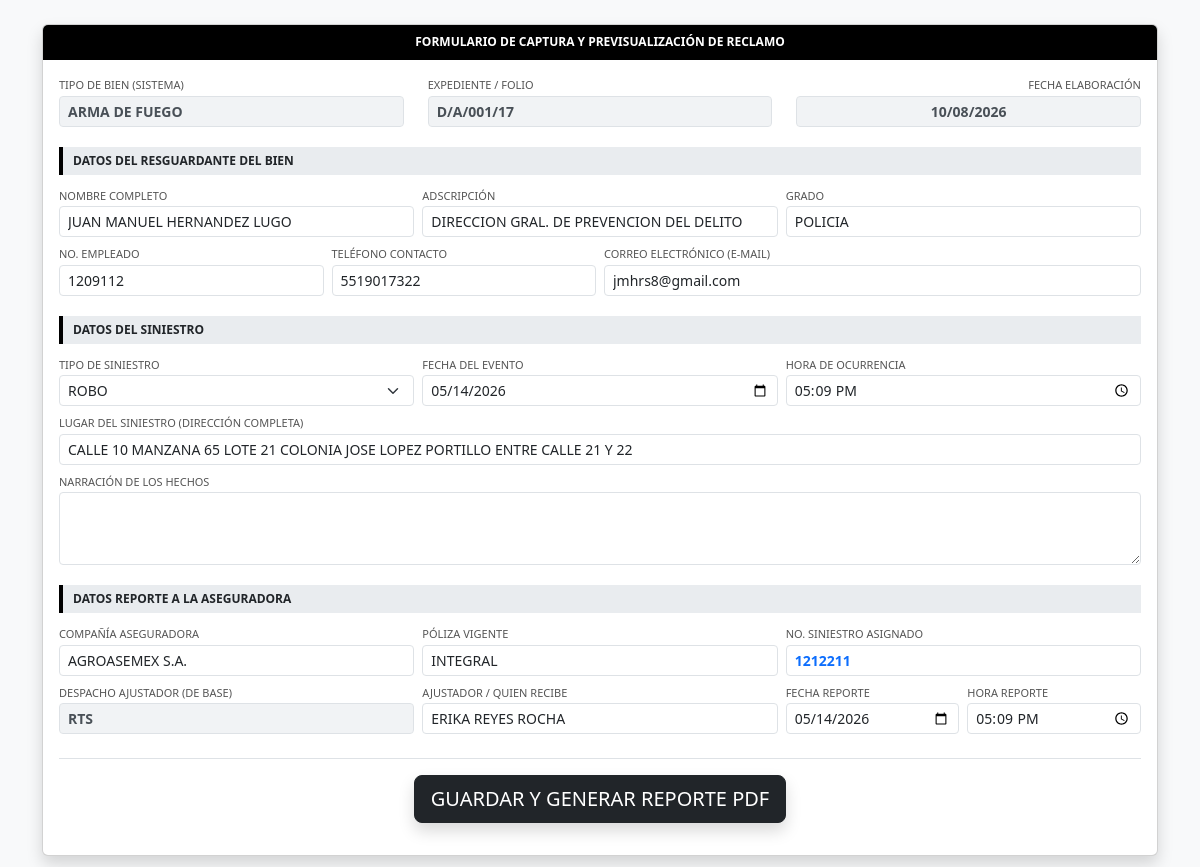
/modulos/armas/captura_siniestro_armas.php?id=6138, run on the app's committed database.
### tables this page shows
CREATE TABLE `inventario_armas` (
  `id` int NOT NULL AUTO_INCREMENT,
  `poliza` text,
  `tipo_bien` text,
  `tipo_siniestro` text,
  `anio_vigencia` year DEFAULT NULL,
  `fecha_siniestro_1` date DEFAULT NULL,
  `no_siniestro` text,
  `despacho` text,
  `aseguradora` text,
  `status_seguro` text,
  `no_expediente` text,
  `tipo_dano` text,
  `fecha_reclamacion` date DEFAULT NULL,
  `mes_reclamacion` varchar(50) DEFAULT NULL,
  `marca` text,
  `modelo` text,
  `serie_matricula_1` text,
  `status_tramite` varchar(255) DEFAULT NULL,
  `status_interno` text,
  `siniestro_detalle` text,
  `importe_convenio` decimal(15,2) DEFAULT '0.00',
  `tipo_pago` varchar(100) DEFAULT NULL,
  `comprobante_pago` text,
  `fecha_acuse` date DEFAULT NULL,
  `dias_transcurridos` int DEFAULT NULL,
  `folio_sdra` text,
  `of_recibido` text,
  `no_oficio` text,
  `bienes_diversos` text,
  `candado_manos` int DEFAULT '0',
  `armas` int DEFAULT '0',
  `cargador` int DEFAULT '0',
  `cartuchos` int DEFAULT '0',
  `cascos` int DEFAULT '0',
  `escudos` int DEFAULT '0',
  `chalecos` int DEFAULT '0',
  `atendio` text,
  `digitalizado` varchar(10) DEFAULT 'NO',
  `observaciones_grales` text,
  `matricula_o_serie_2` text,
  `fecha_siniestro_2` date DEFAULT NULL,
  PRIMARY KEY (`id`)
);

CREATE TABLE `espejo_siniestros_armas` (
  `id_arma` int NOT NULL,
  `fecha_elaboracion` date DEFAULT NULL,
  `nombre_resguardante` varchar(255) DEFAULT NULL,
  `grado` varchar(100) DEFAULT NULL,
  `no_empleado` varchar(50) DEFAULT NULL,
  `adscripcion` varchar(255) DEFAULT NULL,
  `telefono` varchar(50) DEFAULT NULL,
  `email` varchar(100) DEFAULT NULL,
  `tipo_siniestro` varchar(100) DEFAULT NULL,
  `fecha_siniestro` date DEFAULT NULL,
  `hora_siniestro` time DEFAULT NULL,
  `lugar_siniestro` text,
  `narracion` text,
  `aseguradora` varchar(100) DEFAULT NULL,
  `fecha_reporte` date DEFAULT NULL,
  `hora_reporte` time DEFAULT NULL,
  `no_siniestro_seguro` varchar(100) DEFAULT NULL,
  `despacho_ajustador` varchar(255) DEFAULT NULL,
  `nombre_recibe` varchar(255) DEFAULT NULL,
  `apellido_paterno` varchar(100) DEFAULT NULL,
  `apellido_materno` varchar(100) DEFAULT NULL,
  `licencia_numero` varchar(50) DEFAULT NULL,
  `placas_tercero` varchar(20) DEFAULT NULL,
  `marca_tercero` varchar(50) DEFAULT NULL,
  `color_tercero` varchar(30) DEFAULT NULL,
  `lesionados_detalle` text,
  `estimacion_danos` decimal(10,2) DEFAULT NULL,
  `responsable_siniestro` varchar(50) DEFAULT NULL,
  `concluyo_atencion` text,
  PRIMARY KEY (`id_arma`)
);

### modulos/armas/captura_siniestro_armas.php (the view, shortened to what this page needs)
<?php
require_once "../../config/conexion.php";
$id = $_GET['id'] ?? null;
$stmt = $pdo->prepare("SELECT a.id as id_principal, a.*, e.* FROM inventario_armas a
                       LEFT JOIN espejo_siniestros_armas e ON a.id = e.id_arma
                       WHERE a.id = ?");
$stmt->execute([$id]);
$d = $stmt->fetch(PDO::FETCH_ASSOC);
?>
<!DOCTYPE html>
<html lang="es">
<head>
    <link href="https://cdn.jsdelivr.net/npm/bootstrap@5.3.0/dist/css/bootstrap.min.css" rel="stylesheet">
</head>
<body>
<div class="container mt-4 mb-5">
    <form action="guardar_siniestro_armas_espejo.php" method="POST">
        <div class="card shadow">
            <div class="card-header text-center">
                FORMULARIO DE CAPTURA Y PREVISUALIZACIÓN DE RECLAMO
            </div>
            <div class="card-body">
                <div class="row mb-3">
                    <div class="col-md-4">
                        <label>TIPO DE BIEN (SISTEMA)</label>
                        <input type="text" class="form-control form-control-sm bg-fixed" value="<?= $d['tipo_bien'] ?>" readonly>
                    </div>
                    <div class="col-md-4">
                        <label>EXPEDIENTE / FOLIO</label>
                        <input type="text" class="form-control form-control-sm bg-fixed" value="<?= $d['no_expediente'] ?>" readonly>
                    </div>
                    <div class="col-md-4 text-end">
                        <label>FECHA ELABORACIÓN</label>
                        <input type="text" class="form-control form-control-sm text-center bg-fixed" value="<?= date('d/m/Y') ?>" readonly>
                    </div>
                </div>
                <div class="section-title">DATOS DEL RESGUARDANTE DEL BIEN</div>
                <div class="row g-2 mt-1">
                    <div class="col-md-4">
                        <label>NOMBRE COMPLETO</label>
                        <input type="text" name="nombre_resguardante" class="form-control form-control-sm" value="<?= $d['nombre_resguardante'] ?? '' ?>">
                    </div>
                    <div class="col-md-4">
                        <label>ADSCRIPCIÓN</label>
                        <input type="text" name="adscripcion" class="form-control form-control-sm" value="<?= $d['adscripcion'] ?? '' ?>">
                    </div>
                    <div class="col-md-4">
                        <label>GRADO</label>
                        <input type="text" name="grado" class="form-control form-control-sm" value="<?= $d['grado'] ?? '' ?>">
                    </div>
                    <div class="col-md-3">
                        <label>NO. EMPLEADO</label>
                        <input type="text" name="no_empleado" class="form-control form-control-sm" value="<?= $d['no_empleado'] ?? '' ?>">
                    </div>
                    <div class="col-md-3">
                        <label>TELÉFONO CONTACTO</label>
                        <input type="text" name="telefono" class="form-control form-control-sm" value="<?= $d['telefono'] ?? '' ?>">
                    </div>
                    <div class="col-md-6">
                        <label>CORREO ELECTRÓNICO (E-MAIL)</label>
                        <input type="email" name="email" class="form-control form-control-sm" style="text-transform: lowercase;" value="<?= $d['email'] ?? '' ?>">
                    </div>
                </div>
                <div class="section-title">DATOS DEL SINIESTRO</div>
                <div class="row g-2 mt-1">
                    <div class="col-md-4">
                        <label>TIPO DE SINIESTRO</label>
                        <select name="tipo_siniestro" class="form-select form-select-sm">
                            <option value="ROBO" <?= ($d['tipo_siniestro']=='ROBO')?'selected':'' ?>>ROBO</option>
                        </select>
                    </div>
                    <div class="col-md-4">
                        <label>FECHA DEL EVENTO</label>
                        <input type="date" name="fecha_siniestro" class="form-control form-control-sm" value="<?= $d['fecha_siniestro'] ?>">
                    </div>
                    <div class="col-md-4">
                        <label>HORA DE OCURRENCIA</label>
                        <input type="time" name="hora_siniestro" class="form-control form-control-sm" value="<?= $d['hora_siniestro'] ?>">
                    </div>
                    <div class="col-md-12">
                        <label>LUGAR DEL SINIESTRO (DIRECCIÓN COMPLETA)</label>
                        <input type="text" name="lugar_siniestro" class="form-control form-control-sm" value="<?= $d['lugar_siniestro'] ?? '' ?>">
                    </div>
                    <div class="col-md-12">
                        <label>NARRACIÓN DE LOS HECHOS</label>
                        <textarea name="narracion" class="form-control form-control-sm" rows="3"><?= $d['narracion'] ?? '' ?></textarea>
                    </div>
                </div>
                <div class="section-title">DATOS REPORTE A LA ASEGURADORA</div>
                <div class="row g-2 mt-1">
                    <div class="col-md-4">
                        <label>COMPAÑÍA ASEGURADORA</label>
                        <input type="text" name="aseguradora" class="form-control form-control-sm" value="<?= $d['aseguradora'] ?? 'AGROASEMEX S.A.' ?>">
                    </div>
                    <div class="col-md-4">
                        <label>PÓLIZA VIGENTE</label>
                        <input type="text" name="poliza" class="form-control form-control-sm" value="<?= $d['poliza'] ?? '' ?>">
                    </div>
                    <div class="col-md-4">
                        <label>NO. SINIESTRO ASIGNADO</label>
                        <input type="text" name="no_siniestro_seguro" class="form-control form-control-sm text-primary fw-bold" value="<?= $d['no_siniestro_seguro'] ?? '' ?>">
                    </div>
                    <div class="col-md-4">
                        <label>DESPACHO AJUSTADOR (DE BASE)</label>
                        <input type="text" class="form-control form-control-sm bg-fixed" value="<?= $d['despacho'] ?>" readonly>
                    </div>
                    <div class="col-md-4">
                        <label>AJUSTADOR / QUIEN RECIBE</label>
                        <input type="text" name="nombre_recibe" class="form-control form-control-sm" value="<?= $d['nombre_recibe'] ?? '' ?>">
                    </div>
                    <div class="col-md-2">
                        <label>FECHA REPORTE</label>
                        <input type="date" name="fecha_reporte" class="form-control form-control-sm" value="<?= $d['fecha_reporte'] ?>">
                    </div>
                    <div class="col-md-2">
                        <label>HORA REPORTE</label>
                        <input type="time" name="hora_reporte" class="form-control form-control-sm" value="<?= $d['hora_reporte'] ?>">
                    </div>
                </div>
                <div class="mt-4 p-3 border-top text-center">
                    <button type="submit" class="btn btn-dark btn-lg shadow">
                         GUARDAR Y GENERAR REPORTE PDF
                    </button>
                </div>
            </div>
        </div>
    </form>
</div>
</body>
</html>

### modulos/armas/captura_siniestro_armas.php (style rules this page uses)
body { font-size: 12px; background-color: #f8f9fa; text-transform: uppercase; }
.card-header { background: #000; color: white; font-weight: bold; }
.section-title { background: #e9ecef; padding: 5px 10px; font-weight: bold; border-left: 4px solid #000; margin-top: 20px; }
.bg-fixed { background-color: #f1f3f5 !important; font-weight: bold; color: #495057; }
label { color: #555; margin-bottom: 2px; font-size: 11px; }

### data on the page
inventario_armas: tipo_bien "ARMA DE FUEGO", no_expediente "D/A/001/17", nombre_resguardante "JUAN MANUEL HERNANDEZ LUGO", adscripcion "DIRECCION GRAL. DE PREVENCION DEL DELITO", grado "POLICIA", no_empleado "1209112", telefono "5519017322", email "jmhrs8@gmail.com", fecha_siniestro "05/14/2026", hora_siniestro "17:09:00", lugar_siniestro "CALLE 10 MANZANA 65 LOTE 21 COLONIA JOSE LOPEZ PORTILLO ENTRE CALLE 21 Y 22", aseguradora "AGROASEMEX S.A.", poliza "INTEGRAL", no_siniestro_seguro "1212211", despacho "RTS", nombre_recibe "ERIKA REYES ROCHA", fecha_reporte "05/14/2026", hora_reporte "17:09:00"
espejo_siniestros_armas: tipo_siniestro "ROBO"
